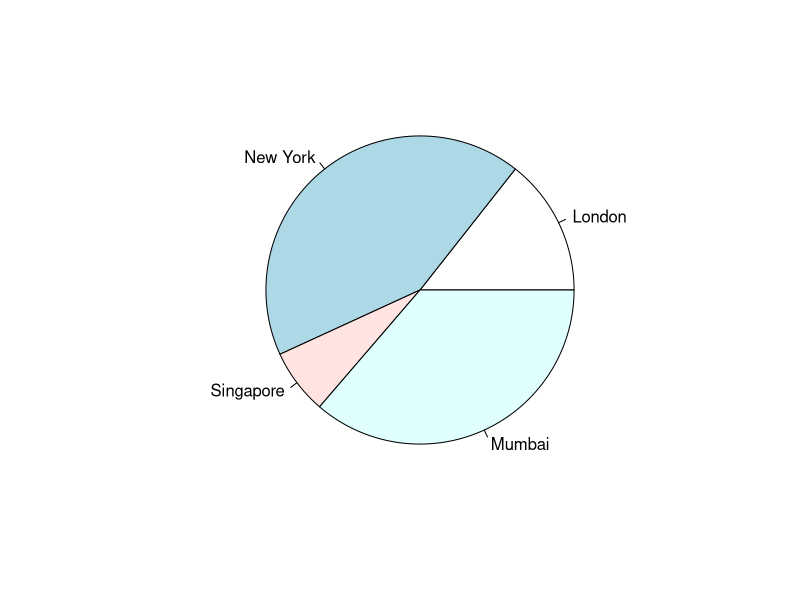

This chart was generated by the following R code:
x <- c(21, 62, 10, 53)
labels <- c("London", "New York", "Singapore", "Mumbai")

png(file = "city.jpg")

pie(x, labels)
dev.off()